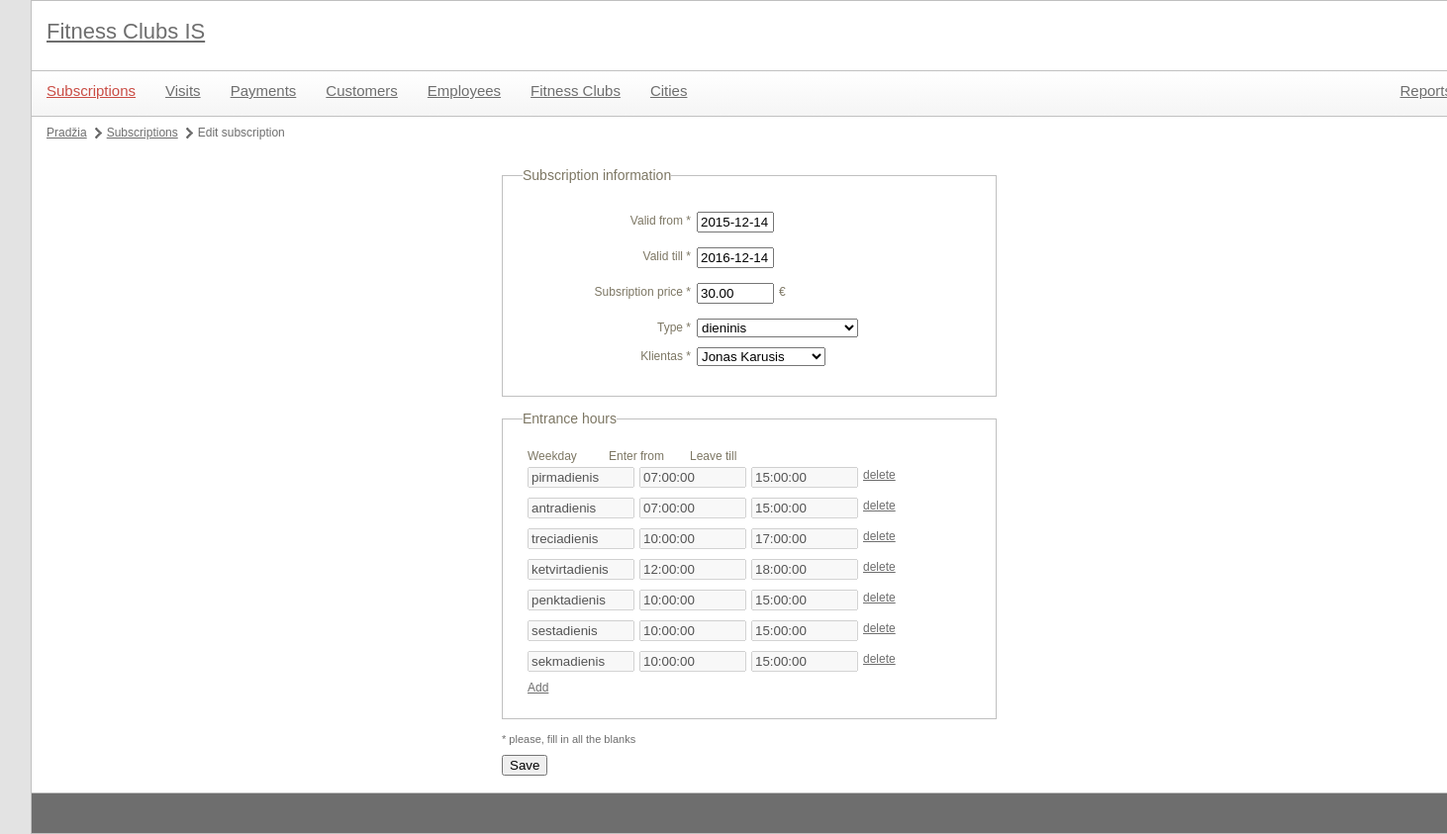
The app's page /index.php?module=subscriptions&id=1 with its own data.
### tables this page shows
CREATE TABLE `SUBSCRIPTION` (
  `id_subscription` int(11) NOT NULL,
  `valid_from` date NOT NULL,
  `valid_till` date NOT NULL,
  `price` decimal(8,2) NOT NULL,
  `type` int(11) NOT NULL,
  `fk_customer_id` bigint(11) NOT NULL
);

CREATE TABLE `ENTRANCE_TIME` (
  `id_entrance_time` int(11) NOT NULL,
  `weekday` varchar(20) NOT NULL,
  `from` time NOT NULL,
  `till` time NOT NULL,
  `fk_subscription_id` int(11) NOT NULL
);

### utils/mysql.class.php (called while the page is built, shortened)
<?php
class mysql {
    protected static $connection;
    public static function connect() {
		if(!isset(self::$connection)) {
            self::$connection = new mysqli(config::DB_SERVER, config::DB_USERNAME, config::DB_PASSWORD, config::DB_NAME);
        }
        return self::$connection;
    }
    public static function query($query) {
        $connection = mysql::connect();
        $result = $connection->query($query);
        return $result;
    }
    public static function select($query) {
        $rows = array();
        $result = mysql::query($query);
        while ($row = $result->fetch_assoc()) {
            $rows[] = $row;
        }
        return $rows;
    }
	public static function escape($field) {
		$connection =  mysql::connect();
		return mysqli_real_escape_string($connection, $field);
	}
}

### libraries/subscriptions.class.php (called while the page is built, shortened)
<?php
class subscriptions {
	public function getSubscription($id) {
		$query = "  SELECT *
					FROM `SUBSCRIPTION`
					WHERE `SUBSCRIPTION`.`id_subscription`='{$id}' GROUP BY `SUBSCRIPTION`.`id_subscription`";
		$data = mysql::select($query);
		return $data[0];
	}
	public function getTipasList() {
		$query = "  SELECT *
					FROM `types`";
		$data = mysql::select($query);
		return $data;
	}
	public function getScheduleHours($id) {
		$query = "  SELECT *
					FROM `ENTRANCE_TIME`
					WHERE `fk_subscription_id`='{$id}'";
		$data = mysql::select($query);
		return $data;
	}
}

### libraries/customers.class.php (called while the page is built, shortened)
<?php
class customers {
	public function getCustomersList($limit = null, $offset = null) {
		$limitOffsetString = "";
		$query = "  SELECT `CUSTOMER`.`personal_id`,
						   `CUSTOMER`.`name`,
						   `CUSTOMER`.`surname`,
						   `CUSTOMER`.`phone_number`,
						   `CUSTOMER`.`email`,
							 `CUSTOMER`.`foto`,
						   `CUSTOMER`.`first_registration`,
						   `social_statuses`.`name` AS `social_status`
					FROM `CUSTOMER`
						LEFT JOIN `social_statuses`
							ON `CUSTOMER`.`social_status`=`social_statuses`.`id_social_status`" . $limitOffsetString;
		$data = mysql::select($query);
		return $data;
	}
}

### controls/subscriptions_edit.php (the view, shortened to what this page needs)
<?php
	include 'libraries/subscriptions.class.php';
	$subscriptionsObj = new subscriptions();
	include 'libraries/customers.class.php';
	$customersObj = new customers();
	$fields = array();
	$required = array('valid_from', 'valid_till', 'price', 'type', 'fk_customer_id');
	if(!empty($_POST['submit'])) {
	    $NewTime = $_POST['NewTime'];
	    $newTimeArray = [];
	    foreach ($NewTime as $key => $n) {
	        foreach ($n as $key2 => $m) {
	            $newTimeArray[$key2][$key] = $m;
	        }
	    }
		$validations = array (
			'valid_from' => 'date',
			'valid_till' => 'date',
			'price' => 'price',
			'type' => 'positivenumber',
			'fk_customer_id' => 'alfanum'
		);
		include 'utils/validator.class.php';
		$validator = new validator($validations, $required);
		if($validator->validate($_POST)) {
			$data = $validator->preparePostFieldsForSQL();
			if(isset($data['id_subscription'])) {
				$subscriptionsObj->updateSubscription($data);
				foreach ($newTimeArray as $n) {
                	$subscriptionsObj->insertScheduleHours($n, $data['id_subscription']);
            	}
			} else {
				$latestId = $subscriptionsObj->getMaxIdOfSubscription();
				$data['id_subscription'] = $latestId + 1;
				$subscriptionsObj->insertSubscription($data);
				foreach ($newTimeArray as $n) {
                	$subscriptionsObj->insertScheduleHours($n, $data['id_subscription']);
            	}
			}
			header("Location: index.php?module={$module}");
			die();
		} else {
			$formErrors = $validator->getErrorHTML();
			$fields = $_POST;
		}
	} else {
		if(!empty($id)) {
			$fields = $subscriptionsObj->getSubscription($id);
	        $hoursFields = $subscriptionsObj->getScheduleHours($id);
	    }
	}
?>
<ul id="pagePath">
	<li><a href="index.php">Pradžia</a></li>
	<li><a href="index.php?module=<?php echo $module; ?>">Subscriptions</a></li>
	<li><?php if(!empty($id)) echo "Edit subscription"; else echo "Add subscription"; ?></li>
</ul>
<div id="formContainer">
	<form action="" method="post">
		<fieldset>
			<legend>Subscription information</legend>
			<p>
				<label class="field" for="valid_from">Valid from<?php echo in_array('valid_from', $required) ? '<span> *</span>' : ''; ?></label>
				<input type="text" id="valid_from" name="valid_from" class="textbox-70 date" value="<?php echo isset($fields['valid_from']) ? $fields['valid_from'] : ''; ?>" />
			</p>
			<p>
				<label class="field" for="valid_till">Valid till<?php echo in_array('valid_till', $required) ? '<span> *</span>' : ''; ?></label>
				<input type="text" id="valid_till" name="valid_till" class="textbox-70 date" value="<?php echo isset($fields['valid_till']) ? $fields['valid_till'] : ''; ?>" />
			</p>
			<p>
				<label class="field" for="price">Subsription price<?php echo in_array('price', $required) ? '<span> *</span>' : ''; ?></label>
				<input type="text" id="price" name="price" class="textbox-70" value="<?php echo isset($fields['price']) ? $fields['price'] : ''; ?>"> <span class="units">&euro;</span>
			</p>
			<p>
				<label class="field" for="type">Type<?php echo in_array('type', $required) ? '<span> *</span>' : ''; ?></label>
				<select id="type" name="type">
					<?php
						$PareigosTypes = $subscriptionsObj->getTipasList();
						foreach($PareigosTypes as $key => $val) {
							$selected = "";
							if(isset($fields['type']) && $fields['type'] == $val['id_type']) {
								$selected = " selected='selected'";
							}
							echo "<option{$selected} value='{$val['id_type']}'>{$val['name']}</option>";
						}
					?>
				</select>
			</p>
			<p>
				<label class="field" for="fk_customer_id">Klientas<?php echo in_array('fk_customer_id', $required) ? '<span> *</span>' : ''; ?></label>
				<select id="fk_customer_id" name="fk_customer_id">
					<?php
						$cutomers = $customersObj->getCustomersList();
						foreach($cutomers as $key => $val) {
							$selected = "";
							if(isset($fields['fk_customer_id']) && $fields['fk_customer_id'] == $val['personal_id']) {
								$selected = " selected='selected'";
							}
							echo "<option{$selected} value='{$val['personal_id']}'>{$val['name']} {$val['surname']}</option>";
						}
					?>
				</select>
			</p>
		</fieldset>
		<fieldset>
			<legend>Entrance hours</legend>
			<div class="childRowContainer">
				<div class="labelLeft<?php if(empty($hoursFields) || sizeof($hoursFields) == 0) echo ' hidden'; ?>">Weekday</div>
				<div class="labelRight<?php if(empty($hoursFields) || sizeof($hoursFields) == 0) echo ' hidden'; ?>">Enter from</div>
				<div class="labelRight<?php if(empty($hoursFields) || sizeof($hoursFields) == 0) echo ' hidden'; ?>">Leave till</div>
				<?php
					if(empty($hoursFields) || sizeof($hoursFields) == 0) {
				?>
					<div class="childRow hidden">
						<input type="text" name="NewTime[weekday][]" value="" class="textbox-100" disabled="disabled" />
						<input type="text" name="NewTime[from][]" value="" class="textbox-100" disabled="disabled" />
						<input type="text" name="NewTime[till][]" value="" class="textbox-100" disabled="disabled" />
						<input type="hidden" class="isDisabledForEditing" name="neaktyvus[]" value="0" />
					</div>
					<div class="float-clear"></div>
				<?php
					} else {
						foreach($hoursFields as $key => $val) {
				?>
                                    <div class="childRow">
                                        <input type="text" name="NewTime[weekday][]" value="<?php echo $val['weekday']; ?>" class="textbox-100" disabled/>
                                        <input type="text" name="NewTime[from][]" value="<?php echo $val['from']; ?>" class="textbox-100" disabled/>
                                        <input type="text" name="NewTime[till][]" value="<?php echo $val['till']; ?>" class="textbox-100" disabled/>
                                        <a href="<?php echo "index.php?module={$module}&id={$id}&sid={$val['id_entrace_time']}&action=remove"; ?>" class="removeChild">delete</a>
                                    </div>
				<?php
						}
					}
				?>
			</div>
			<p id="newItemButtonContainer">
				<a href="#" title="" class="addChild">Add</a>
			</p>
		</fieldset>
		<p class="required-note">* please, fill in all the blanks</p>
		<p>
			<input type="submit" class="submit" name="submit" value="Save">
		</p>
	</form>
</div>

### style/main.css (style rules this page uses)
body { color: #6e6e6e; font-family: Verdana, Geneva, sans-serif; font-size: 12px; background-color: #e3e3e3; width: 1400px; margin: 0px auto; }
a { color: #6e6e6e; }
#contentMain #pagePath { margin: 10px 0px 10px 0px; display: block; float: left; }
#contentMain #pagePath li { float: left; display: block; margin-right: 5px; background: url(images/page-path-separator.png) center right no-repeat; padding-right: 15px; }
#contentMain #pagePath li:last-child { background: none; }
#contentMain .childRowContainer { margin-left: 5px; margin-bottom: 0px; }
#contentMain .childRowContainer a { margin-top: 2px; float: left; }
#contentMain p#newItemButtonContainer { margin-left: 5px; padding: 0px; margin-top: 0px; }
#formContainer { margin: 20px auto 17px auto; width: 500px; }
#formContainer p.required-note { margin-bottom: 10px; font-size: 11px; }
fieldset { width: 478px; margin-bottom: 15px; border: 1px solid #c0c0c0; color: #7D7764; padding: 25px 0px 25px 20px; }
legend { font-size: 14px; }
label.field { text-align: right; width: 165px; float: left; margin-top: 3px; margin-right: 6px; }
input.textbox-100 { width: 100px; float: left; margin-bottom: 10px; }
input.textbox-70 { width: 70px; float: left; margin-bottom: 10px; }
fieldset p { clear: both; padding: 5px; }
fieldset p span.max-len, fieldset p span.units { font-size: 9px; margin-left: 5px; line-height: 18px; }
fieldset p span.units { font-size: 12px; }
.childRow input { float: left; margin-right: 5px; }
.childRowContainer .labelLeft, .childRowContainer .labelRight { float: left; width: 82px; margin-bottom: 5px; }

### records on screen
subscription: valid_from "2015-12-14", valid_till "2016-12-14", price "30.00"
entrance_time: weekday "pirmadienis", from "07:00:00", till "15:00:00"
entrance_time: weekday "antradienis", from "07:00:00", till "15:00:00"
entrance_time: weekday "treciadienis", from "10:00:00", till "17:00:00"
entrance_time: weekday "ketvirtadienis", from "12:00:00", till "18:00:00"
entrance_time: weekday "penktadienis", from "10:00:00", till "15:00:00"
entrance_time: weekday "sestadienis", from "10:00:00", till "15:00:00"
entrance_time: weekday "sekmadienis", from "10:00:00", till "15:00:00"

### other values on screen
form field type "dieninis"
form field fk_customer_id "Jonas Karusis"
